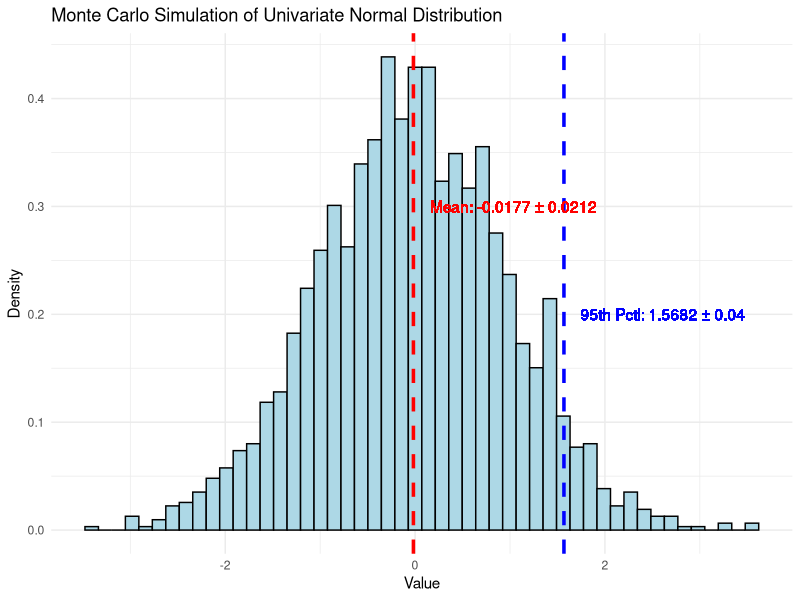
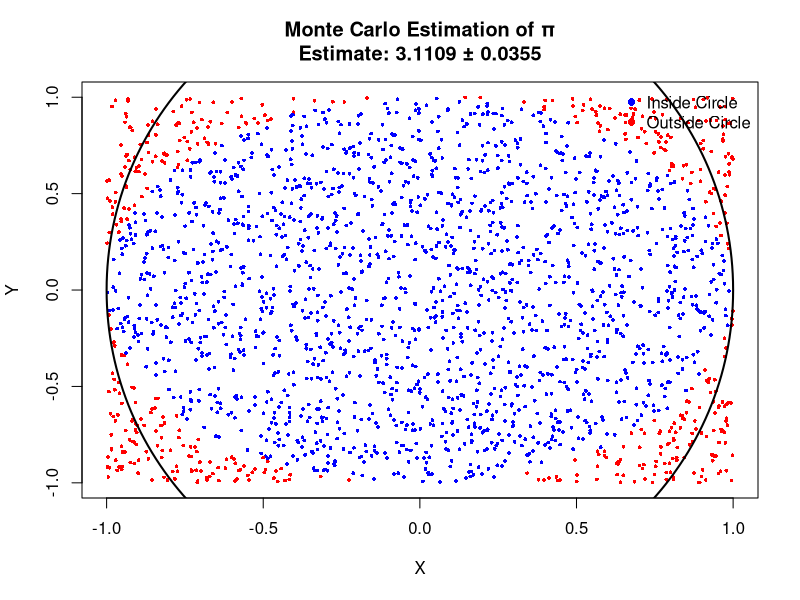

Generate these figures, in order, with R:

library(ggplot2)

#Question 1

#Generating random samples to simulate the mean and 95th percentile

set.seed(42) #seed for random sample generation to ensure reproducibility 

meanx = 0
sdx = 1
sim = 2200

#generating random samples per Monte Carlo simulation
samples = rnorm(sim, mean = meanx,sd = sdx)

#estimating mean and its uncertainties 
mean_pr = mean(samples)
mean_se = sd(samples)/sqrt(sim)

#estimating the 95th percentile and its uncertainties
nine5 = quantile(samples, 0.95)
nine5_se = sd(samples[samples>=nine5])/sqrt(sum(samples>=nine5))

cat("Estimate Mean:",mean_pr,"±",mean_se)
cat("Estimate 95th percentile:",nine5,"±",nine5_se)

#Visualizing results
ggplot(data.frame(samples), aes(x = samples)) +
  geom_histogram(aes(y = ..density..), bins = 50, fill = "lightblue", color = "black") +
  geom_vline(xintercept = mean_pr, color = "red", linetype = "dashed", size = 1.2) +
  geom_vline(xintercept = nine5, color = "blue", linetype = "dashed", size = 1.2) +
  geom_text(aes(x = mean_pr, y = 0.3, label = paste0("Mean: ", round(mean_pr, 4), " ± ", round(mean_se, 4))), 
            color = "red", hjust = -0.1) +
  geom_text(aes(x = nine5, y = 0.2, label = paste0("95th Pctl: ", round(nine5, 4), " ± ", round(nine5_se, 4))), 
            color = "blue", hjust = -0.1) +
  labs(title = "Monte Carlo Simulation of Univariate Normal Distribution",
       x = "Value",
       y = "Density") +
  theme_minimal()



#Question 2 - Computing pi with the determined uncertainties

x = runif(sim,-1,1) #sampling x from -1 to 1 on both axes 
y = runif(sim, -1,1)  #sampling y from -1 to 1 on both axes 

innercircle = x^2 + y^2 <= 1 

pi_val = (sum(innercircle)/sim)*4 #pi estimate

pi_prop = sum(innercircle)/sim #proportion of points in inner circle

pi_se = 4 * sqrt((pi_prop*(1-pi_prop))/sim) #uncertainty of pi


cat("Estimated pi:",pi_val,"±",pi_se)

#Visualizing
plot(x, y, col = ifelse(innercircle, "blue", "red"), pch = 16, cex = 0.5,
     xlab = "X", ylab = "Y", main = sprintf("Monte Carlo Estimation of π\nEstimate: %.4f ± %.4f", pi_val, pi_se))
symbols(0, 0, circles = 1, inches = FALSE, add = TRUE, lwd = 2, col = "black")

legend("topright", legend = c("Inside Circle", "Outside Circle"),
       col = c("blue", "red"), pch = 16, bty = "n")






























